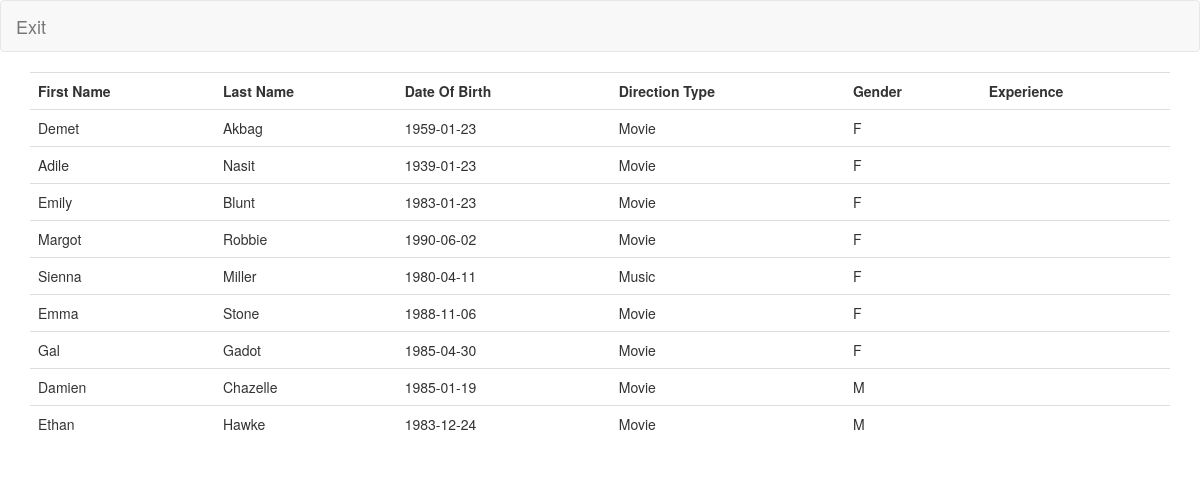
The page /Directors.php on the database its author committed.
### tables this page shows
CREATE TABLE Director(
    Person_Id INTEGER NOT NULL,
    Direction_Type VARCHAR(10) CHECK (Direction_Type IN('Music','Movie','Dance','Art')),
    StartDate INTEGER,
    Experience INTEGER,
    PRIMARY KEY(Person_Id),
    FOREIGN KEY(Person_Id) REFERENCES Person(Person_Id) ON DELETE CASCADE
);

CREATE TABLE Person(
    Person_Id INTEGER NOT NULL AUTO_INCREMENT,
    Gender char(1) NOT NULL CHECK (Gender IN('M','F','O')),
    First_Name VARCHAR(30) NOT NULL,
    Middle_Name VARCHAR(30),
    Last_Name VARCHAR(30) NOT NULL,
    DOB DATE NOT NULL,
    Age INTEGER CHECK (Age > 0),
    PRIMARY KEY(Person_Id),
    UNIQUE(First_Name,Last_Name,DOB,Gender)
    
);

### display-engine.php (the view, shortened to what this page needs)
<?php
function display_query($Query, $Result_Type) {
	$sqlcon=mysqli_connect("localhost","root","cel78en","moviedbv4");
	$result = mysqli_query($sqlcon, $Query);
	echo "<table class='table'>";
	switch($Result_Type) {
		case "dirdetails":
			echo "<tr><th>First Name</th> <th>Last Name</th> <th>Date Of Birth</th><th>Direction Type</th> <th>Gender</th> <th>Experience</th></tr>";
			while($row = mysqli_fetch_array($result)) {
			        display_row(array("First_Name","Last_Name","DOB","Direction_Type","Gender","Experience"), $row);
			}
			break;
	}
	echo "</table>";
}
function display_row($fields, $row) {
	echo "<tr>";
	foreach ($fields as $field) {
		echo "<td>" . $row[$field] . "</td>";
  	}
  	echo "</tr>";
}
?>

### Directors.php (shortened to what this page needs)
<!DOCTYPE html>
<html>
  <head>
    <link href="https://netdna.bootstrapcdn.com/bootstrap/3.0.3/css/bootstrap.min.css" rel="stylesheet">
  </head>
  <body>
    <nav class="navbar navbar-default" role="navigation">
      <div class="navbar-header">
        <a class="navbar-brand" href="viewdbindex.php">Exit</a>
      </div>
    </nav>
    <main class="container">
    <?php
      require "display-engine.php";
      $Query = "SELECT * FROM Director t1 JOIN Person t2 ON t1.Person_Id = t2.Person_Id;";
      $Result_Type="dirdetails";
      display_query($Query, $Result_Type);
    ?>
    </main>
  </body>
</html>

### rows shown on the page
director: Person_Id.First_Name "Demet", Person_Id.Last_Name "Akbag", Person_Id.DOB "1959-01-23", Direction_Type "Movie", Person_Id.Gender "F"
director: Person_Id.First_Name "Adile", Person_Id.Last_Name "Nasit", Person_Id.DOB "1939-01-23", Direction_Type "Movie", Person_Id.Gender "F"
director: Person_Id.First_Name "Emily", Person_Id.Last_Name "Blunt", Person_Id.DOB "1983-01-23", Direction_Type "Movie", Person_Id.Gender "F"
director: Person_Id.First_Name "Margot", Person_Id.Last_Name "Robbie", Person_Id.DOB "1990-06-02", Direction_Type "Movie", Person_Id.Gender "F"
director: Person_Id.First_Name "Sienna", Person_Id.Last_Name "Miller", Person_Id.DOB "1980-04-11", Direction_Type "Music", Person_Id.Gender "F"
director: Person_Id.First_Name "Emma", Person_Id.Last_Name "Stone", Person_Id.DOB "1988-11-06", Direction_Type "Movie", Person_Id.Gender "F"
director: Person_Id.First_Name "Gal", Person_Id.Last_Name "Gadot", Person_Id.DOB "1985-04-30", Direction_Type "Movie", Person_Id.Gender "F"
director: Person_Id.First_Name "Damien", Person_Id.Last_Name "Chazelle", Person_Id.DOB "1985-01-19", Direction_Type "Movie", Person_Id.Gender "M"
director: Person_Id.First_Name "Ethan", Person_Id.Last_Name "Hawke", Person_Id.DOB "1983-12-24", Direction_Type "Movie", Person_Id.Gender "M"
